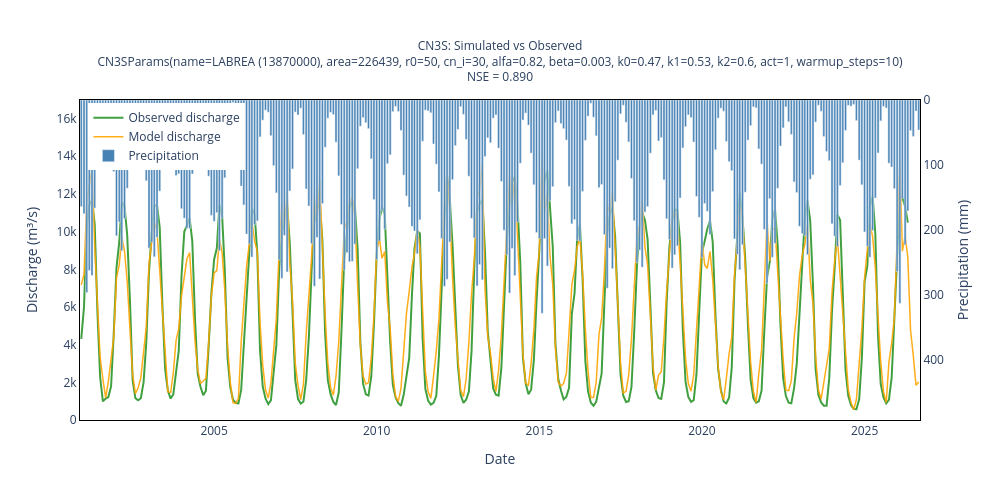

The cell this chart's notebook holds for it:
### Code cell
model.plot()

### Figure 1 — Plotly figure (JSON) as saved in the notebook; plotly's stock layout.template omitted (floating-point values rounded to 4 significant figures; data arrays with more than 128 entries replaced by an {"elided": "..."} marker saying what was removed)
{"data": [{"line": {"color": "green", "width": 2}, "name": "Observed discharge", "opacity": 0.75, "type": "scatter", "x": {"elided": "310 str values"}, "y": {"elided": "310 float values"}}, {"line": {"color": "orange", "width": 1.5}, "name": "Model discharge", "opacity": 0.9, "type": "scatter", "x": {"elided": "310 str values"}, "y": {"elided": "310 float values"}}, {"marker": {"color": "steelblue"}, "name": "Precipitation", "opacity": 1, "type": "bar", "x": {"elided": "310 str values"}, "y": {"elided": "310 float values"}, "yaxis": "y2"}], "layout": {"height": 500, "legend": {"x": 0.01, "y": 0.99}, "plot_bgcolor": "white", "title": {"font": {"size": 12}, "text": "CN3S: Simulated vs Observed<br>CN3SParams(name=LABREA (13870000), area=226439, r0=50, cn_i=30, alfa=0.82, beta=0.003, k0=0.47, k1=0.53, k2=0.6, act=1, warmup_steps=10)<br>NSE = 0.890", "x": 0.5, "xanchor": "center"}, "width": 1000, "xaxis": {"linecolor": "black", "linewidth": 1, "mirror": true, "showline": true, "title": {"text": "Date"}}, "yaxis": {"linecolor": "black", "linewidth": 1, "mirror": true, "range": [0, 16990.0], "showline": true, "title": {"text": "Discharge (m³/s)"}}, "yaxis2": {"linecolor": "black", "linewidth": 1, "mirror": true, "overlaying": "y", "range": [491.8, 0], "showline": true, "side": "right", "title": {"text": "Precipitation (mm)"}}}}
